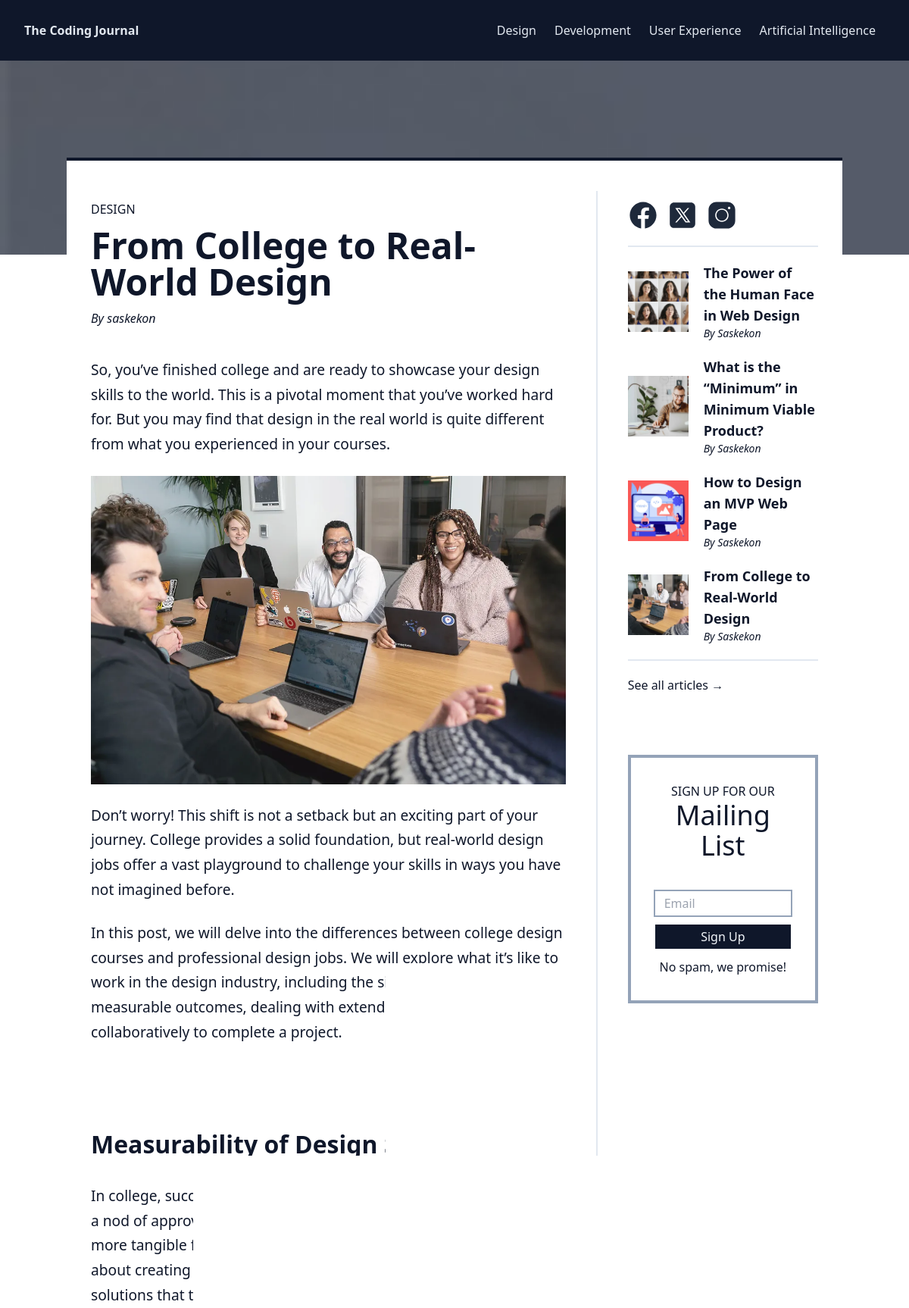
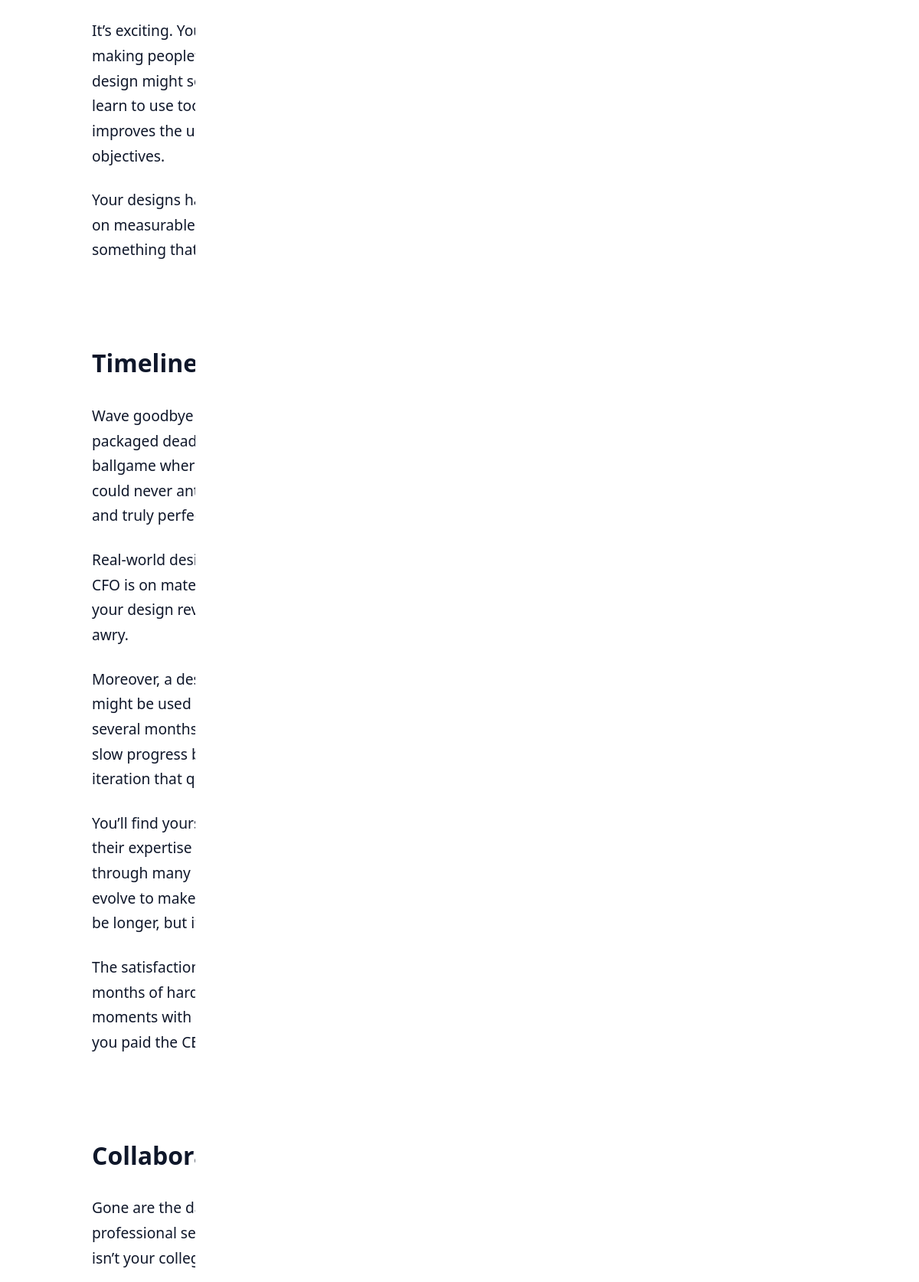
Screenshot of /post/2 (upper part) with the database file from the repository (2 pictures, top to bottom).
### app/models.py (models this page shows, shortened)
class Category(db.Model):
    id: Mapped[int] = mapped_column(primary_key=True)
    key: Mapped[str] = mapped_column(String(25), unique=True)
    name: Mapped[str] = mapped_column(String(50), unique=True)
    posts: Mapped[List["Post"]] = relationship(back_populates="c_posts") # One-to-Many Relationship

class Post(db.Model):
    id: Mapped[int] = mapped_column(primary_key=True)
    title: Mapped[str] = mapped_column(String(50))
    body: Mapped[str] = mapped_column(Text)
    featured_image: Mapped[str] = mapped_column(String(255))
    timestamp: Mapped[datetime] = mapped_column(default=lambda: datetime.now(timezone.utc))
    user_id: Mapped[int] = mapped_column(ForeignKey(User.id))
    u_posts: Mapped["User"] = relationship(back_populates="posts")
    category_id: Mapped[int] = mapped_column(ForeignKey(Category.id))
    c_posts: Mapped["Category"] = relationship(back_populates="posts")

class User(db.Model, UserMixin):
    id: Mapped[int] = mapped_column(primary_key=True)
    username: Mapped[str] = mapped_column(String(25), unique=True)
    password_hash: Mapped[str] = mapped_column(String(255))
    email: Mapped[str] = mapped_column(String(50), unique=True)
    registered_date: Mapped[datetime] = mapped_column(default=lambda: datetime.now(timezone.utc))
    profile: Mapped["Profile"] = relationship(back_populates="u_profile", uselist=False) # One-to-One Relationship
    posts: Mapped[List["Post"]] = relationship(back_populates="u_posts") # One-to-Many Relationship
    comments: Mapped[List["Comment"]] = relationship(back_populates="u_comments")

### app/views/main.py (the view)
@main.route("/post/<int:post_id>")
def single_post(post_id):
    post = db.get_or_404(Post, post_id)
    title=f"{post.title} - {Config.APP_NAME}"
    posts = db.session.scalars(db.select(Post).order_by(Post.timestamp.desc()).limit(4)).all()
    category_mapping = {
        "design" : "c-design",
        "development" : "c-development",
        "user-experience" : "c-ux",
        "artificial-intelligence" : "c-ai"
    }
    category_class = category_mapping.get(post.c_posts.key)
    return render_template("post.html", title=title, post=post, posts=posts, category_class=category_class)

### app/forms.py (shortened to what this page needs)
class SubscribeForm(FlaskForm):
    email = EmailField("Email", validators=[DataRequired(), Email(check_deliverability=True)])

### app/views/main.py (called while the page is built)
@main.context_processor
def inject():
    categories = db.session.scalars(db.select(Category)).all()
    subscribe_form = SubscribeForm()
    return {
        "app_name": Config.APP_NAME,
        "categories": categories,
        "subscribe_form": subscribe_form,
        }

### app/templates/post.html (shortened to what this page needs)
{% extends "base.html" %}
{% block body %}
<div class="container mx-auto mb-20 px-8 bg-white md:-mt-32 md:pt-10 md:border-t-4 md:border-slate-900">
    <div class="grid grid-cols-1 md:grid-cols-12 md:gap-10">
        <div class="col-span-8 mb-20">
            <article>
                <a class="hover:text-slate-400" href="{{ url_for('main.category_page', category_key=post.c_posts.key)}}">
                    <p class="my-3 uppercase">{{ post.c_posts.name}}</p>
                </a>
                <h1 class="mb-3 text-5xl font-bold">{{ post.title }}</h1>
                <p class="mb-10"><i>By {{ post.u_posts.username }}</i></p>
                <section id="single-post-format">
                    {{ post.body | safe }}
                </section>
            </article>
        </div>
        <aside class="col-span-4 md:pl-10 md:border-l-2 md:border-slate-200">
            <div class="flex my-3">
                <a class="block mr-3" href="">
                </a>
                <a class="block mr-3" href="">
                </a>
                <a class="block" href="">
                </a>
            </div>
            <div class="my-5 border-y-2 border-slate-200">
            {% for post in posts %}
                <a class="flex items-center my-5 group" href="{{ url_for('main.single_post', post_id=post.id) }}">
                    <img class="size-20 mr-5 object-cover" src="{{ url_for('main.uploaded_image', filename=post.featured_image) }}">
                    <div>
                        <p class="text-lg font-semibold group-hover:text-slate-400">{{ post.title }}</p>
                        <p class="text-sm italic">By {{ post.u_posts.username.capitalize() }}</p>
                    </div>
                </a>
            {% endfor %}
            </div>
            <a class="block mb-20 text-slate-900" href="{{ url_for('main.articles') }}">See all articles →</a>
        {% include "subscribe.html" %}
        </aside>
    </div>
</div>
{% endblock %}

### app/templates/header.html (shortened to what this page needs)
<header class="{% if current_user.is_authenticated %}mt-[30px]{% endif %} bg-slate-900 text-slate-200 overflow-auto">
    <nav class="container max-w-screen-xl mx-auto px-8">
        <div class="md:flex md:justify-between">
            <div class="flex justify-between content-center py-7">
                <a class="inline-block" href="{{ url_for('main.index') }}">
                    <p class="font-extrabold">{{ app_name }}</p>
                </a>
            </div>
            <ul class="mb-5 hidden md:flex md:mb-0 md:items-center" id="collapse">
            {% if categories %}
                {% for category in categories %}
                <li class="{% if loop.last %}pb-2{% endif %} md:pb-0"><a class="navbar-link" href="{{ url_for('main.category_page', category_key=category.key) }}">{{category.name}}</a></li>
                {% endfor %}
            {% else %}
                {% if current_user.is_authenticated %}
                <a class="navbar-link" href="{{ url_for('main.profile', username=current_user.username)}}">Add Category</a>
                {% else %}
                <a class="navbar-link" href="{{ url_for('auth.login')}}">Login</a>
                {% endif %}
            {% endif %}
            </ul>
        </div>
    </nav>
</header>

### app/static/css/custom.css (style rules this page uses)
#single-post-format h2, #single-post-format p, #single-post-format ol, #single-post-format ul { margin: 25px 0; }
#single-post-format h2 { font-size: xx-large; }
#single-post-format h2, #single-post-format p, #single-post-format ol, #single-post-format ul { line-height: 1.7 ; }
#single-post-format p, #single-post-format ol, #single-post-format ul { font-size: larger; }

### rows the page displays
Category: name "Design", c_posts.name "DESIGN"
Category: name "Development"
Category: name "User Experience"
Category: name "Artificial Intelligence"
Post: title "From College to Real-World Design", body "So, you’ve finished college and are ready to showcase your design skills to the world. This is a pivotal moment that you’ve worked hard for. But you may find that design in the real world is quite different from what you experienced in your courses. Don’t worry! This shift is not a setback but an exciting part of your journey. College provides a solid foundation, but real-world design jobs offer a vast playground to challenge your skills in ways you have not imagined before. In this post, we will delve into the differences between college design courses and professional design jobs. We will explore what it’s like to work in the design industry, including the significance of achieving…", body (picture), featured_image (picture), u_posts.username "Saskekon"
User: u_posts.username "saskekon"
Post: featured_image (picture), title "The Power of the Human Face in Web Design", u_posts.username "Saskekon"
Post: featured_image (picture), title "What is the “Minimum” in Minimum Viable Product?", u_posts.username "Saskekon"
Post: featured_image (picture), title "How to Design an MVP Web Page", u_posts.username "Saskekon"

### other values shown
{{ app_name }} "The Coding Journal"
